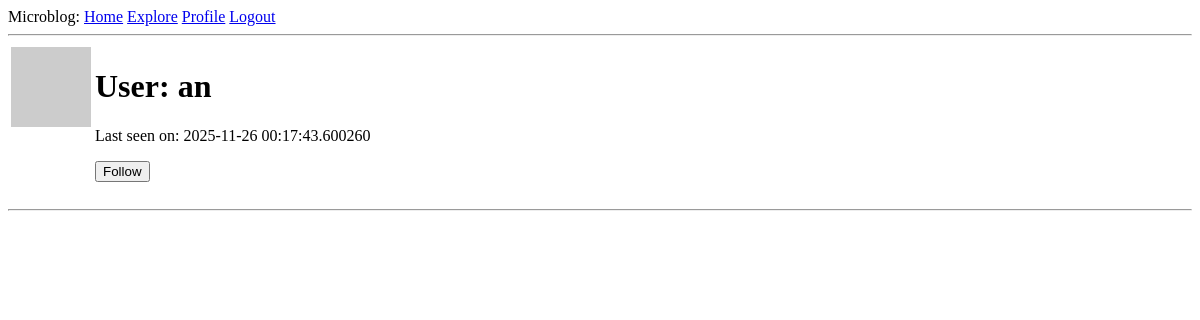
Before: /user/an (signed in) with the older database file.
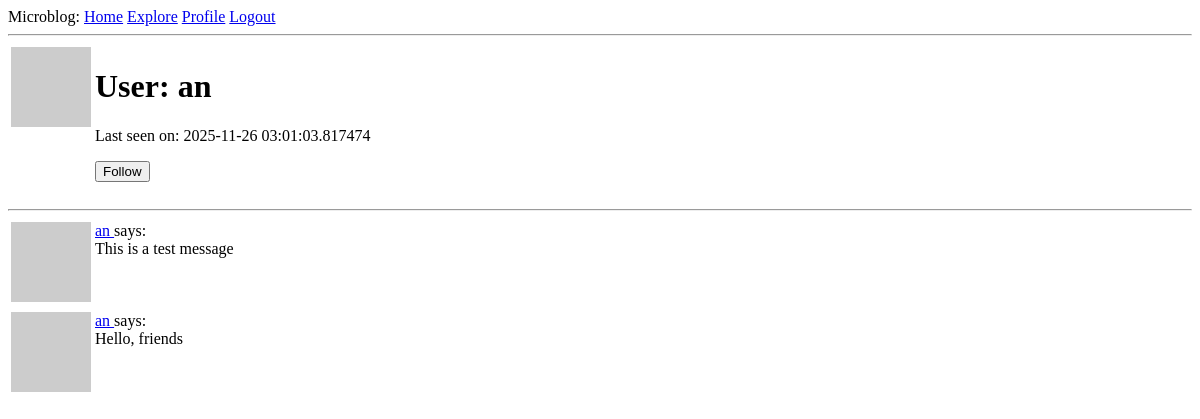
After: the same page with the newer database file.
### app/models.py (models this page shows, shortened)
class User(UserMixin, db.Model):
    id: so.Mapped[int] = so.mapped_column(primary_key=True)
    username: so.Mapped[str] = so.mapped_column(sa.String(64), index=True,
                                                unique=True)
    email: so.Mapped[str] = so.mapped_column(sa.String(120), index=True,
                                             unique=True)
    password_hash: so.Mapped[Optional[str]] = so.mapped_column(sa.String(256))
    about_me: so.Mapped[Optional[str]] = so.mapped_column(sa.String(140))
    last_seen: so.Mapped[Optional[datetime]] = so.mapped_column(
        default=lambda: datetime.now(timezone.utc))
    posts: so.WriteOnlyMapped['Post'] = so.relationship(
        back_populates='author')
    following: so.WriteOnlyMapped['User'] = so.relationship(
        secondary=followers, primaryjoin=(followers.c.follower_id == id),
        secondaryjoin=(followers.c.followed_id == id),
        back_populates='followers')
    followers: so.WriteOnlyMapped['User'] = so.relationship(
        secondary=followers, primaryjoin=(followers.c.followed_id == id),
        secondaryjoin=(followers.c.follower_id == id),
        back_populates='following')
    def avatar(self, size):
        digest = md5(self.email.lower().encode('utf-8')).hexdigest()
        return f'https://www.gravatar.com/avatar/{digest}?d=identicon&s={size}'
    def is_following(self, user):
        query = self.following.select().where(User.id == user.id)
        return db.session.scalar(query) is not None

class Post(db.Model):
    id: so.Mapped[int] = so.mapped_column(primary_key=True)
    body: so.Mapped[str] = so.mapped_column(sa.String(140))
    timestamp: so.Mapped[datetime] = so.mapped_column(
        index=True, default=lambda: datetime.now(timezone.utc))
    user_id: so.Mapped[int] = so.mapped_column(sa.ForeignKey(User.id),
                                               index=True)
    author: so.Mapped[User] = so.relationship(back_populates='posts')

### app/routes.py (the view)
@app.route('/user/<username>')
@login_required
def user(username):
    user = db.first_or_404(sa.select(User).where(User.username == username))
    page = request.args.get('page', 1, type=int)
    query = user.posts.select().order_by(Post.timestamp.desc())
    posts = db.paginate(query, page=page,
                        per_page=app.config['POSTS_PER_PAGE'],
                        error_out=False)
    next_url = url_for('user', username=user.username, page=posts.next_num) \
        if posts.has_next else None
    prev_url = url_for('user', username=user.username, page=posts.prev_num) \
        if posts.has_prev else None
    form = EmptyForm()
    return render_template('user.html', user=user, posts=posts.items,
                           next_url=next_url, prev_url=prev_url, form=form)

### app/forms.py
class EmptyForm(FlaskForm):
    submit = SubmitField('Submit')

### app/models.py (called while the page is built)
@login.user_loader
def load_user(id):
    return db.session.get(User, int(id))

### app/routes.py (called while the page is built)
@app.before_request
def before_request():
    if current_user.is_authenticated:
        current_user.last_seen = datetime.now(timezone.utc)
        db.session.commit()

### app/templates/user.html (shortened to what this page needs)
{% extends "base.html" %}
{% block content %}
    <table>
        <tr valign="top">
            <td><img src="{{ user.avatar(128) }}"></td>
            <td>
                <h1>User: {{ user.username }}</h1>
                {% if user.last_seen %}<p>Last seen on: {{ user.last_seen }}</p>{% endif %}
                {% if user == current_user %}
                <p><a href="{{ url_for('edit_profile') }}">Edit your profile</a></p>
                {% elif not current_user.is_following(user) %}
                <p>
                    <form action="{{ url_for('follow', username=user.username) }}" method="post">
                        {{ form.submit(value='Follow') }}
                    </form>
                </p>
                {% endif %}
            </td>
        </tr>
    </table>
    <hr>
    {% for post in posts %}
        {% include '_post.html' %}
    {% endfor %}
{% endblock %}

### app/templates/_post.html
<table>
    <tr valign="top">
        <td><img src="{{ post.author.avatar(36) }}"></td>
        <td>
            <a href="{{ url_for('user', username=post.author.username) }}">
                {{ post.author.username }}
            </a>
            says:<br>{{ post.body }}
        </td>
    </tr>
</table>

Changed rows visible on the page:
changed User "an": last_seen "2025-11-26 00:17:43.600260" → "2025-11-26 03:01:03.817474"
added Post: author.username "an", body "This is a test message"
added Post: author.username "an", body "Hello, friends"
